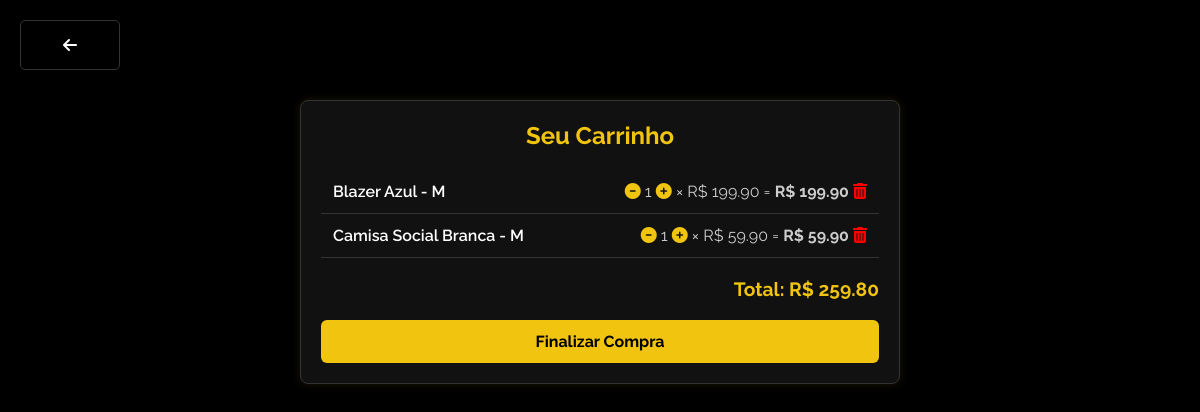
Screenshot of /carrinho/ (signed in) with the database file from the repository.
### auraapp/models.py (models this page shows, shortened)
class Pedido(models.Model):
    cliente = models.ForeignKey(Cliente, on_delete=models.CASCADE)
    produto = models.ForeignKey(Produto, on_delete=models.CASCADE)
    quantidade = models.IntegerField(default=1)
    tamanho = models.CharField(max_length=5, default='M')
    finalizado = models.BooleanField(default=False)
    def subtotal(self):
        return self.quantidade * self.produto.preco

class Produto(models.Model):
    nome = models.CharField(max_length=150)
    preco = models.DecimalField(max_digits=6, decimal_places=2)
    categoria = models.ForeignKey(Categoria, on_delete=models.CASCADE)
    imagem = models.ImageField(upload_to='./static/', default='./static/blazer.png')
    emAlta = models.BooleanField(default=False)

### auraapp/views.py (the view)
# urls.py: path('carrinho/', views.ver_carrinho, name='ver_carrinho'),
def ver_carrinho(request):
    cliente_id = request.session.get('cliente_id')
    if not cliente_id:
        return redirect('login')
    cliente = get_object_or_404(Cliente, id=cliente_id)
    itens = Pedido.objects.filter(cliente=cliente, finalizado=False)
    total = sum([item.subtotal() for item in itens])
    return render(request, 'auraapp/carrinho.html', {'itens': itens, 'total': total})

### auraapp/templates/auraapp/carrinho.html (shortened to what this page needs)
<link rel="stylesheet" href="https://cdnjs.cloudflare.com/ajax/libs/font-awesome/6.5.0/css/all.min.css">
<a href="{% url 'home' %}" class="sair">
    <i class="fas fa-arrow-left"></i>
</a>
<div class="carrinho-container">
    <h2>Seu Carrinho</h2>
    {% if itens %}
        <ul class="carrinho-itens">
    {% for item in itens %}
        <li>
            <span class="nome">{{ item.produto.nome }} - {{item.tamanho}}</span>
            <span class="detalhes">
                <a href="{% url 'diminuir_quantidade' item.id %}" style="color:#f1c40f"><i class="fas fa-minus-circle"></i></a>
                {{ item.quantidade }}
                <a href="{% url 'aumentar_quantidade' item.id %}" style="color:#f1c40f"><i class="fas fa-plus-circle"></i></a>
                × R$ {{ item.produto.preco }} =
                <strong>R$ {{ item.subtotal }}</strong>
                <a href="{% url 'remover_item' item.id %}" style="color:red;"><i class="fas fa-trash-alt"></i></a>
            </span>
        </li>
    {% endfor %}
</ul>
        <p class="total"><strong>Total: R$ {{ total }}</strong></p>
        <a class="finalizar-btn" href="{% url 'finalizar_compra' %}">Finalizar Compra</a>
    {% else %}
        <p class="vazio">Seu carrinho está vazio.</p>
    {% endif %}
</div>

### auraapp/templates/auraapp/carrinho.html (style rules this page uses)
* { box-sizing: border-box; margin: 0; padding: 0; }
a { text-decoration: none; }
.carrinho-container { max-width: 600px; margin: 100px auto; padding: 20px; border: 1px solid #333; border-radius: 8px; background-color: #111; box-shadow: 0 0 10px rgba(255, 215, 0, 0.1); }
h2 { text-align: center; margin-bottom: 20px; color: #f1c40f; }
.carrinho-itens { list-style: none; padding: 0; margin-bottom: 20px; }
.carrinho-itens li { padding: 12px; border-bottom: 1px solid #333; display: flex; justify-content: space-between; }
.nome { font-weight: 600; }
.detalhes { color: #ccc; }
.total { text-align: right; font-size: 1.2rem; margin-bottom: 20px; color: #f1c40f; }
.finalizar-btn { display: block; text-align: center; padding: 12px; background-color: #f1c40f; color: #000; font-weight: bold; border-radius: 6px; transition: all 500ms ease; }

### rows the page displays
Pedido: produto.nome "Blazer Azul", tamanho "M", quantidade "1", produto.preco "199.90", subtotal "199.90"
Pedido: produto.nome "Camisa Social Branca", tamanho "M", quantidade "1", produto.preco "59.90", subtotal "59.90"

### other values shown
{{ total }} "259.80"
